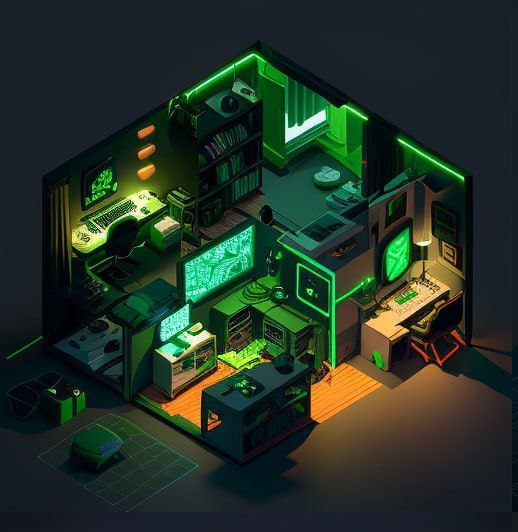
#> input picture фото лаб 2/img_1.png, 518 x 532 px, found by its file name
$ python 'лаб 2.py'
#> lines starting #> are read from the running program, lines starting #| are printed output that depends on the picture
import cv2
import numpy as np

def apply_filter_and_show(image, filter_matrix, output_filename):
    result = cv2.filter2D(image, -1, filter_matrix)
    cv2.imshow('Filtered Image', result)
    cv2.imwrite(output_filename, result)

def main():
    # Завантаження зображення
    image = cv2.imread('img_1.png')
#> image is the input picture: shape (532, 518, 3); mean B, G, R 39, 51.2, 36.2

    # Отримання висоти та ширини зображення
    height, width = image.shape[:2]
#> height = 532; width = 518

    # Зсув зображення
    shift_filter = np.float32([[1, 0, 10], [0, 1, 20], [0, 0, 1]])
    apply_filter_and_show(image, shift_filter[:2, :], "img_shifted.png")

    # Інверсія
    inversion_filter = np.array([[0, 1, 0], [1, -4, 1], [0, 1, 0]], dtype=np.float32)
    apply_filter_and_show(image, inversion_filter, "img_inversion.png")
#> call 2 of apply_filter_and_show, with filter_matrix = array of shape (3, 3), output_filename = 'img_inversion.png'
#> in apply_filter_and_show (call 2), `result = cv2.filter2D(image, -1, filter_matrix)`:
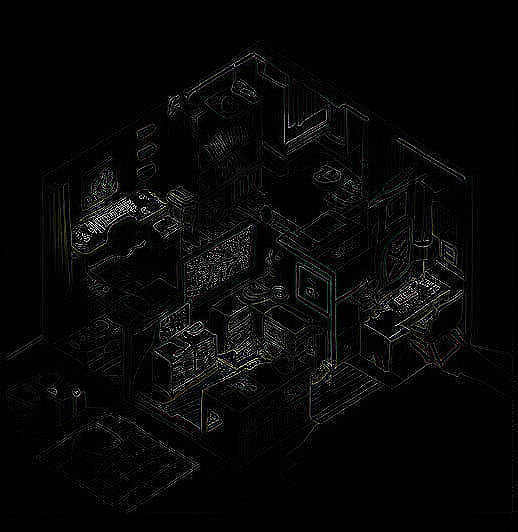
#> result: shape (532, 518, 3); mean B, G, R 7.7, 7.8, 7.6

    # Згладжування по Гауссу
    gauss_filter = np.array([[1, 2, 1, 2, 4, 2, 1, 2, 1, 2, 1],
                             [2, 4, 2, 1, 2, 1, 2, 4, 2, 1, 2],
                             [1, 2, 1, 2, 4, 2, 1, 2, 1, 2, 1],
                             [2, 4, 2, 1, 2, 1, 2, 4, 2, 1, 2],
                             [1, 2, 1, 2, 4, 2, 1, 2, 1, 2, 1],
                             [2, 4, 2, 1, 2, 1, 2, 4, 2, 1, 2],
                             [1, 2, 1, 2, 4, 2, 1, 2, 1, 2, 1],
                             [2, 4, 2, 1, 2, 1, 2, 4, 2, 1, 2],
                             [1, 2, 1, 2, 4, 2, 1, 2, 1, 2, 1],
                             [2, 4, 2, 1, 2, 1, 2, 4, 2, 1, 2],
                             [1, 2, 1, 2, 4, 2, 1, 2, 1, 2, 1]], dtype=np.float32) * (1/16)
    apply_filter_and_show(image, gauss_filter, "img_gauss.png")
#> call 3 of apply_filter_and_show, with filter_matrix = array of shape (11, 11), output_filename = 'img_gauss.png'
#> in apply_filter_and_show (call 3), `result = cv2.filter2D(image, -1, filter_matrix)`:
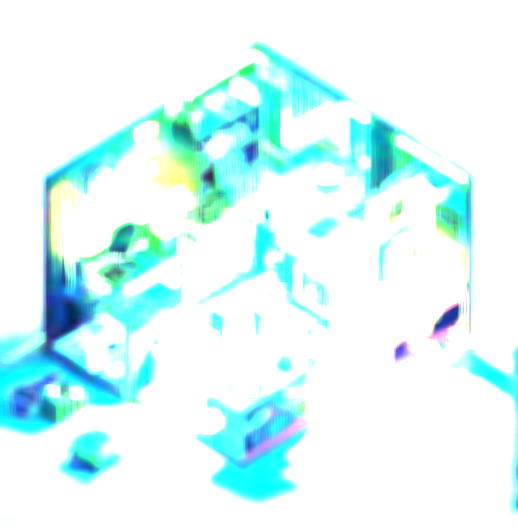
#> result: shape (532, 518, 3); mean B, G, R 249.4, 249.4, 220.6

    # Розмиття "рух по дiагоналi"
    blur_filter = np.array([[1, 0, 0, 0, 0, 0, 0],
                            [0, 1, 0, 0, 0, 0, 0],
                            [0, 0, 1, 0, 0, 0, 0],
                            [0, 0, 0, 1, 0, 0, 0],
                            [0, 0, 0, 0, 1, 0, 0],
                            [0, 0, 0, 0, 0, 1, 0],
                            [0, 0, 0, 0, 0, 0, 1]], dtype=np.float32) * (1/3)
    apply_filter_and_show(image, blur_filter, "img_blur.png")
#> call 4 of apply_filter_and_show, with filter_matrix = array of shape (7, 7), output_filename = 'img_blur.png'
#> in apply_filter_and_show (call 4), `result = cv2.filter2D(image, -1, filter_matrix)`:
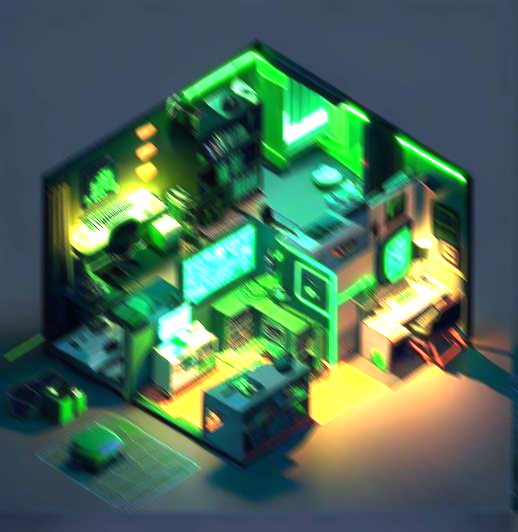
#> result: shape (532, 518, 3); mean B, G, R 88.7, 108.6, 75.5

    # Підвищення різкості
    sharp_filter = np.array([[0, -1, 0], [-1, 5, -1], [0, -1, 0]], dtype=np.float32)
    apply_filter_and_show(image, sharp_filter, "img_sharp.png")
#> in apply_filter_and_show (call 5), `result = cv2.filter2D(image, -1, filter_matrix)`:
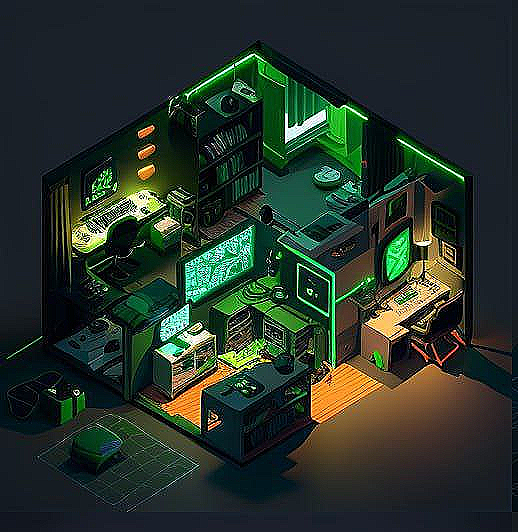
#> result: shape (532, 518, 3); mean B, G, R 42.2, 51.7, 39.2

    # Фільтр Собеля
    sobel_filter = np.array([[-1, 0, 1], [-2, 0, 2], [-1, 0, 1]])
    apply_filter_and_show(image, sobel_filter, "img_sobel.png")
#> in apply_filter_and_show (call 6), `result = cv2.filter2D(image, -1, filter_matrix)`:
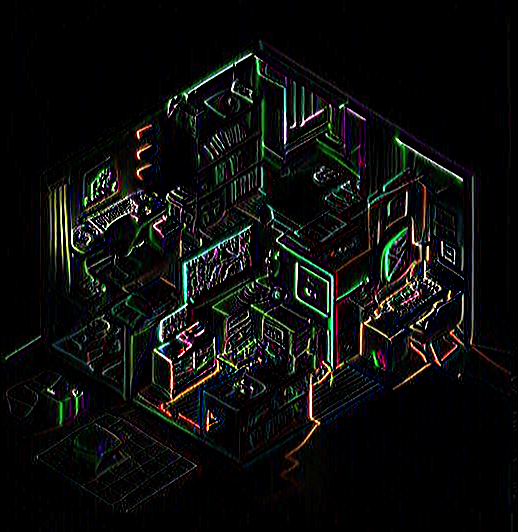
#> result: shape (532, 518, 3); mean B, G, R 12.7, 13.9, 13

    # Фільтр границь
    border_filter = np.array([[-1, -1, -1], [-1, 8, -1], [-1, -1, -1]])
    apply_filter_and_show(image, border_filter, "img_border.png")
#> in apply_filter_and_show (call 7), `result = cv2.filter2D(image, -1, filter_matrix)`:
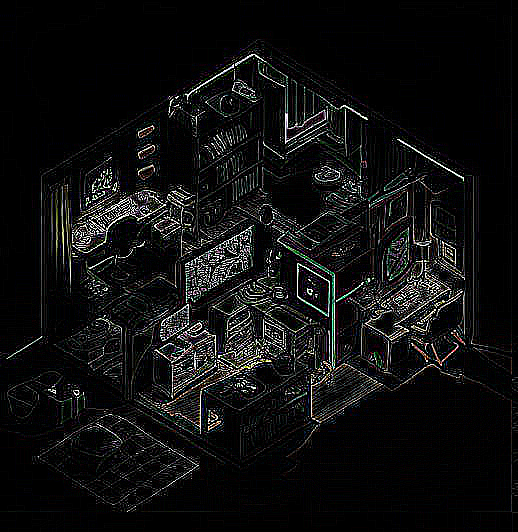
#> result: shape (532, 518, 3); mean B, G, R 16, 16.1, 15.8

    # Ваш цікавий фільтр
    interesting_filter = np.array([[0, 1, 0], [1, -2, 1], [0, 1, 0]], dtype=np.float32)
    apply_filter_and_show(image, interesting_filter, "img_interesting.png")
#> in apply_filter_and_show (call 8), `result = cv2.filter2D(image, -1, filter_matrix)`:
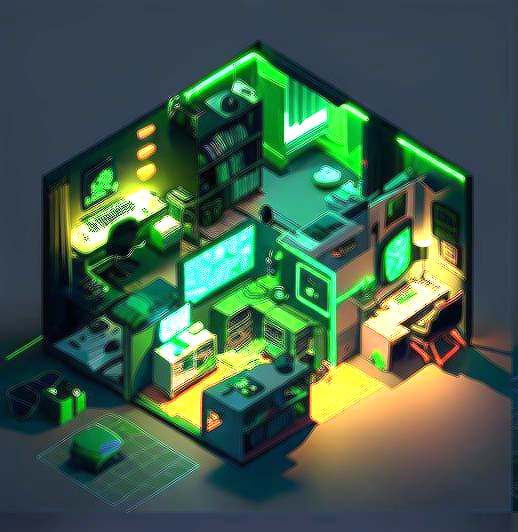
#> result: shape (532, 518, 3); mean B, G, R 76.4, 94.8, 66

    cv2.waitKey(0)
    cv2.destroyAllWindows()

if __name__ == "__main__":
    main()
